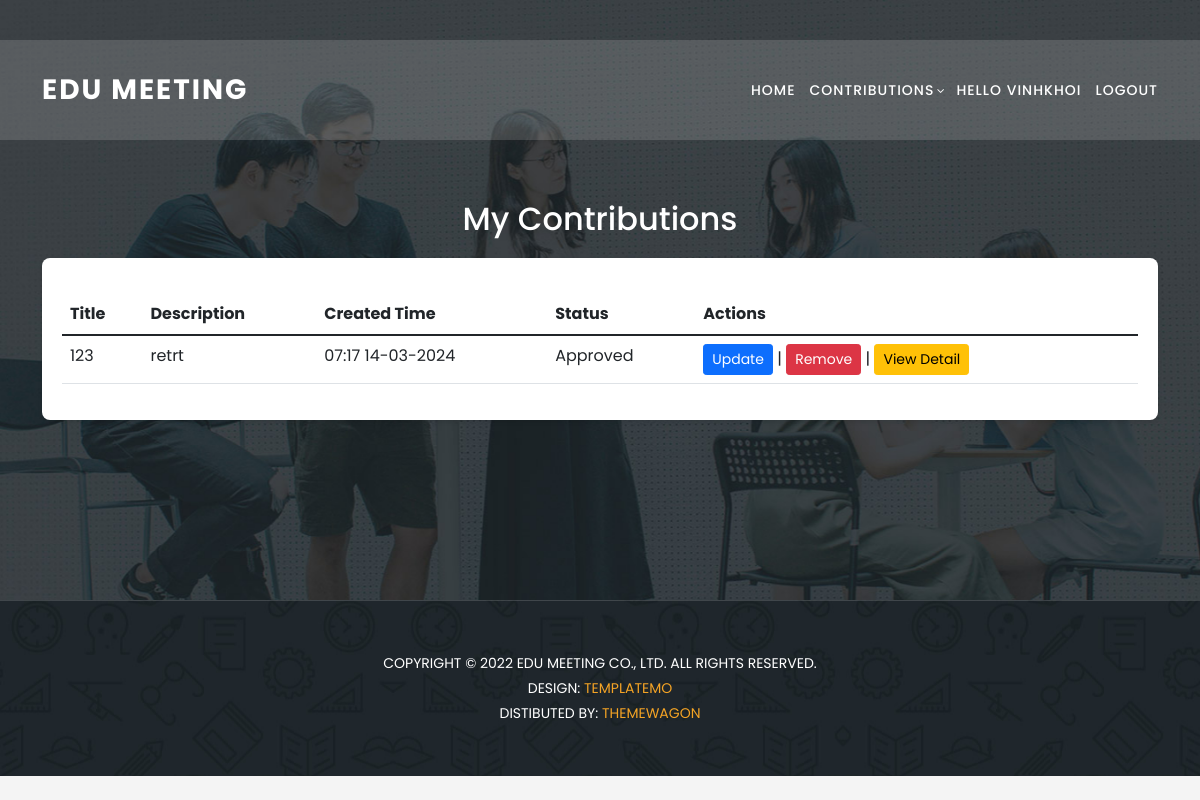
/my-contributions/ (signed in), run on an earlier commit of the app's database.
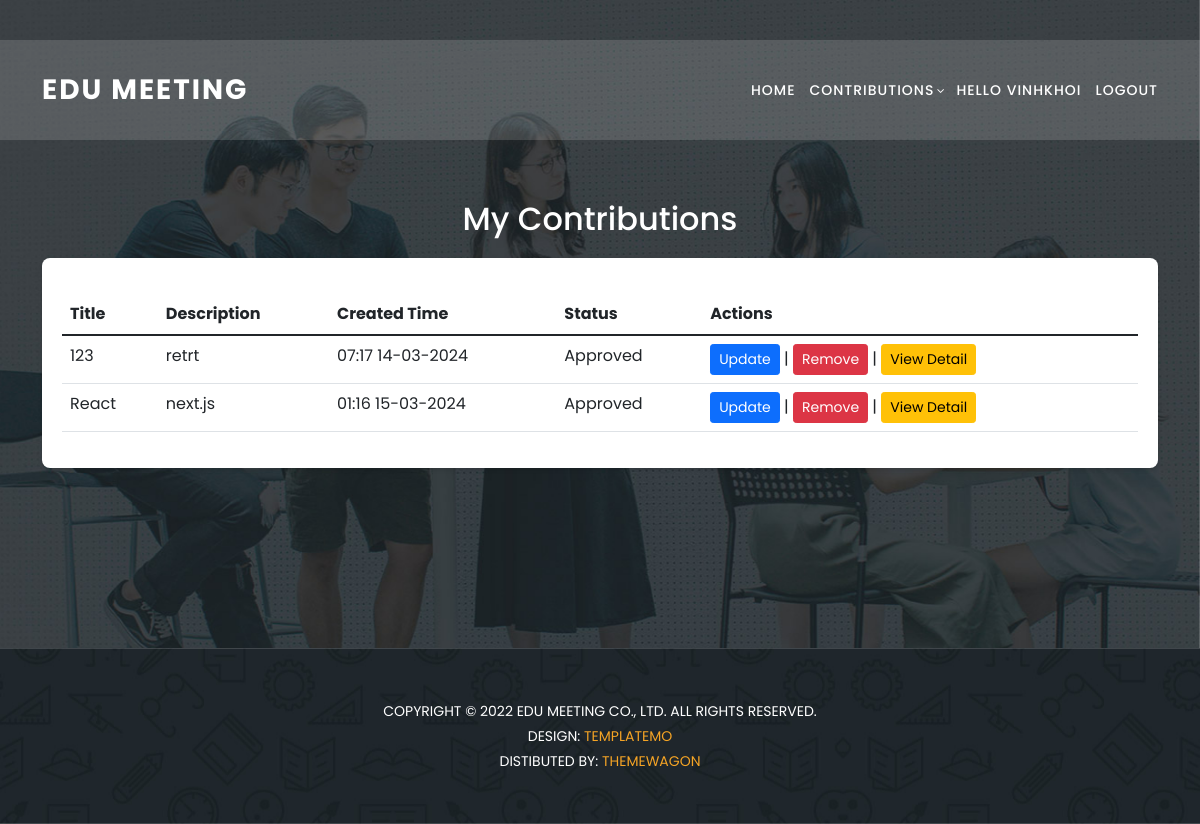
And on a later commit of the database.
### home/models.py (models this page shows, shortened)
class Contributions(models.Model):
    user = models.ManyToManyField(UserProfile)
    title = models.CharField(max_length=30)
    content = models.TextField(null = True)
    faculty = models.ForeignKey(Faculties,on_delete=models.CASCADE)
    term = models.BooleanField(default=False)
    createAt = models.DateTimeField(auto_now_add=True)
    academic_Year = models.ForeignKey(AcademicYear,blank=True, null =True, on_delete=models.CASCADE)
    reject_reason = models.TextField(blank=True, null=True)
    status = models.CharField(max_length=10,  default='waiting')
    public = models.BooleanField(default = False)

### home/views.py (the view)
# urls.py: path('my-contributions/', views.my_contributions, name='my_contributions'),
def my_contributions(request):
    is_student = True
    user_profile = UserProfile.objects.get(user=request.user)
    contributions = Contributions.objects.filter(user=user_profile).prefetch_related('faculty', 'files')
    can_update = True
    if request.user.is_authenticated:
        try:
            user_profile = request.user.userprofile
            faculty = user_profile.faculty
            academic_year = user_profile.academic_Year
            if user_profile.academic_Year:
                if academic_year and timezone.now() > academic_year.finalClosure:
                    can_update = False
        except UserProfile.DoesNotExist:
            can_update = True
    context = {
        'can_update': can_update,
        'contributions': contributions,
        'is_student': is_student
    }
    return render(request, 'my_contribution.html', context)

### templates/my_contribution.html (shortened to what this page needs)
{% extends "header.html" %}
{%load static%}
{% block content %}
    <section class="apply-now" id="apply">
      <div class="container">
        <h2>My Contributions</h2>
        <form method="post" enctype="">
          <table class="table mt-3">
            <thead class="thead-dark">
              <tr>
                <th scope="col">Title</th>
                <th scope="col">Description</th>
                <th scope="col">Created Time</th>
                <th scope="col">Status</th>
                <th scope="col">Actions</th>
              </tr>
            </thead>
            <tbody>
            {% for contribution in contributions %}
              <tr>
                  <td>{{ contribution.title }}</td>
                  <td>{{ contribution.content|default:"No description provided" }}</td>
                  <td>{{ contribution.createAt|date:"H:i d-m-Y" }}</td>
                  <td>
                    {% if contribution.status %}
                        Approved
                    {% else %}
                        Waiting
                    {% endif %}
                  </td>
                  <td>
                      {% if can_update %}
                      <a href="{% url 'update_contribution' pk=contribution.id %}" class="btn btn-primary btn-sm">Update</a> |
                      {% endif %}
                      <a href="{% url 'delete_contribution' contribution.id %}" class="btn btn-danger btn-sm" onclick="return confirm('Are you sure?');">Remove</a> |
                      <a href="{% url 'contributions_detail' contribution.id %}" class="btn btn-warning btn-sm">View Detail</a>
                  </td>
              </tr>
            {% empty %}
              <tr>
                  <td colspan="4">No contributions found.</td>
              </tr>
            {% endfor %}
            </tbody>
          </table>
        </form>
      </div>
    </section>
    <section class="contact-us" id="contact">
      <div class="footer">
        <p>
          Copyright © 2022 Edu Meeting Co., Ltd. All Rights Reserved.
          <br />
          Design:
          <a
            href="https://templatemo.com"
            target="_parent"
            title="free css templates"
            >TemplateMo</a>
          <br />
          Distibuted By:
          <a
            href="https://themewagon.com"
            target="_blank"
            title="Build Better UI, Faster"
            >ThemeWagon</a>
        </p>
      </div>
    </section>
  </body>
</html>
{% endblock content %}

What changed in the data, as far as the page shows it:
added Contributions: title "React", content "next.js", createAt "01:16 15-03-2024", status "Approved"
